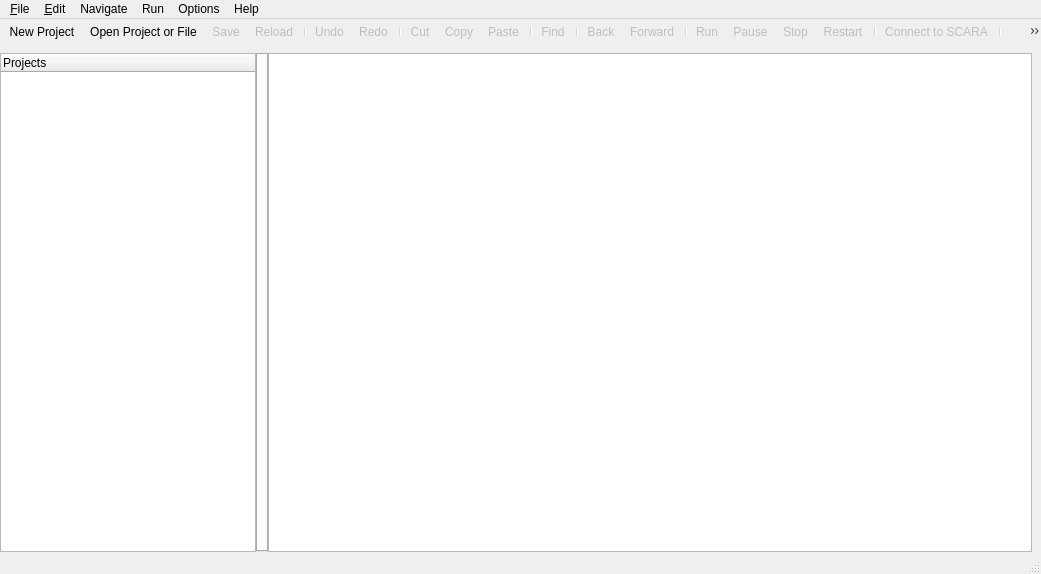
<?xml version="1.0" encoding="UTF-8"?>
<ui version="4.0">
 <class>MainWindow</class>
 <widget class="QMainWindow" name="MainWindow">
  <property name="geometry">
   <rect>
    <x>0</x>
    <y>0</y>
    <width>1041</width>
    <height>574</height>
   </rect>
  </property>
  <property name="windowTitle">
   <string>NWTR Robotics</string>
  </property>
  <widget class="QWidget" name="workspace">
   <property name="sizePolicy">
    <sizepolicy hsizetype="Preferred" vsizetype="Preferred">
     <horstretch>0</horstretch>
     <verstretch>0</verstretch>
    </sizepolicy>
   </property>
   <layout class="QGridLayout" name="gridLayout">
    <property name="leftMargin">
     <number>0</number>
    </property>
    <property name="bottomMargin">
     <number>0</number>
    </property>
    <item row="0" column="0">
     <layout class="QVBoxLayout" name="verticalLayout">
      <item>
       <widget class="QSplitter" name="splitter">
        <property name="orientation">
         <enum>Qt::Horizontal</enum>
        </property>
        <property name="handleWidth">
         <number>0</number>
        </property>
        <widget class="QTreeWidget" name="projectExplorer">
         <property name="minimumSize">
          <size>
           <width>100</width>
           <height>0</height>
          </size>
         </property>
         <property name="contextMenuPolicy">
          <enum>Qt::CustomContextMenu</enum>
         </property>
         <property name="styleSheet">
          <string notr="true"/>
         </property>
         <property name="sortingEnabled">
          <bool>false</bool>
         </property>
         <property name="headerHidden">
          <bool>false</bool>
         </property>
         <attribute name="headerVisible">
          <bool>true</bool>
         </attribute>
         <column>
          <property name="text">
           <string notr="true">Projects</string>
          </property>
         </column>
        </widget>
        <widget class="QTabWidget" name="fileEditor">
         <property name="sizePolicy">
          <sizepolicy hsizetype="Expanding" vsizetype="Expanding">
           <horstretch>200</horstretch>
           <verstretch>0</verstretch>
          </sizepolicy>
         </property>
         <property name="contextMenuPolicy">
          <enum>Qt::CustomContextMenu</enum>
         </property>
         <property name="autoFillBackground">
          <bool>false</bool>
         </property>
         <property name="styleSheet">
          <string notr="true">border: 0px solid rgb(41, 43, 45);</string>
         </property>
         <property name="tabShape">
          <enum>QTabWidget::Rounded</enum>
         </property>
         <property name="currentIndex">
          <number>-1</number>
         </property>
         <property name="usesScrollButtons">
          <bool>false</bool>
         </property>
         <property name="documentMode">
          <bool>false</bool>
         </property>
         <property name="tabsClosable">
          <bool>true</bool>
         </property>
         <property name="movable">
          <bool>true</bool>
         </property>
         <property name="tabBarAutoHide">
          <bool>false</bool>
         </property>
        </widget>
        <widget class="QGraphicsView" name="graphicsView">
         <property name="sizePolicy">
          <sizepolicy hsizetype="Expanding" vsizetype="Expanding">
           <horstretch>200</horstretch>
           <verstretch>0</verstretch>
          </sizepolicy>
         </property>
         <property name="contextMenuPolicy">
          <enum>Qt::NoContextMenu</enum>
         </property>
        </widget>
       </widget>
      </item>
     </layout>
    </item>
   </layout>
  </widget>
  <widget class="QMenuBar" name="menubar">
   <property name="geometry">
    <rect>
     <x>0</x>
     <y>0</y>
     <width>1041</width>
     <height>21</height>
    </rect>
   </property>
   <property name="contextMenuPolicy">
    <enum>Qt::PreventContextMenu</enum>
   </property>
   <property name="autoFillBackground">
    <bool>false</bool>
   </property>
   <property name="styleSheet">
    <string notr="true"/>
   </property>
   <property name="defaultUp">
    <bool>false</bool>
   </property>
   <property name="nativeMenuBar">
    <bool>false</bool>
   </property>
   <widget class="QMenu" name="menuFile">
    <property name="styleSheet">
     <string notr="true"/>
    </property>
    <property name="title">
     <string>&amp;File</string>
    </property>
    <addaction name="actionNew_Project"/>
    <addaction name="actionOpen_Project_or_File"/>
    <addaction name="actionReload"/>
    <addaction name="actionRecent_Files"/>
    <addaction name="actionRecent_Projects"/>
    <addaction name="separator"/>
    <addaction name="actionSave"/>
    <addaction name="actionSave_as"/>
    <addaction name="actionSaveAll"/>
    <addaction name="actionCloseAllFiles"/>
    <addaction name="separator"/>
    <addaction name="actionCloseAllProjects"/>
    <addaction name="separator"/>
    <addaction name="actionExit"/>
   </widget>
   <widget class="QMenu" name="menu_Edit">
    <property name="title">
     <string>&amp;Edit</string>
    </property>
    <addaction name="actionUndo"/>
    <addaction name="actionRedo"/>
    <addaction name="separator"/>
    <addaction name="actionCut"/>
    <addaction name="actionCopy"/>
    <addaction name="actionPaste"/>
    <addaction name="separator"/>
    <addaction name="actionSelect_All"/>
   </widget>
   <widget class="QMenu" name="menuNavigate">
    <property name="title">
     <string>Navigate</string>
    </property>
    <addaction name="actionBack"/>
    <addaction name="actionForward"/>
   </widget>
   <widget class="QMenu" name="menuRun">
    <property name="title">
     <string>Run</string>
    </property>
    <addaction name="actionRun"/>
    <addaction name="actionPause"/>
    <addaction name="actionStop"/>
    <addaction name="actionRestart"/>
    <addaction name="actionConnect_to_SCARA"/>
    <addaction name="actionSimulate"/>
   </widget>
   <widget class="QMenu" name="menuOptions">
    <property name="title">
     <string>Options</string>
    </property>
   </widget>
   <widget class="QMenu" name="menuHelp">
    <property name="title">
     <string>Help</string>
    </property>
   </widget>
   <addaction name="menuFile"/>
   <addaction name="menu_Edit"/>
   <addaction name="menuNavigate"/>
   <addaction name="menuRun"/>
   <addaction name="menuOptions"/>
   <addaction name="menuHelp"/>
  </widget>
  <widget class="QStatusBar" name="statusbar">
   <property name="whatsThis">
    <string/>
   </property>
   <property name="styleSheet">
    <string notr="true"/>
   </property>
  </widget>
  <widget class="QToolBar" name="toolBar">
   <property name="sizePolicy">
    <sizepolicy hsizetype="Preferred" vsizetype="Fixed">
     <horstretch>0</horstretch>
     <verstretch>0</verstretch>
    </sizepolicy>
   </property>
   <property name="windowTitle">
    <string>toolBar</string>
   </property>
   <property name="styleSheet">
    <string notr="true">border-top-color: rgb(0, 255, 0);</string>
   </property>
   <property name="movable">
    <bool>false</bool>
   </property>
   <attribute name="toolBarArea">
    <enum>TopToolBarArea</enum>
   </attribute>
   <attribute name="toolBarBreak">
    <bool>false</bool>
   </attribute>
   <addaction name="actionNew_Project"/>
   <addaction name="actionOpen_Project_or_File"/>
   <addaction name="actionSave"/>
   <addaction name="actionReload"/>
   <addaction name="separator"/>
   <addaction name="actionUndo"/>
   <addaction name="actionRedo"/>
   <addaction name="separator"/>
   <addaction name="actionCut"/>
   <addaction name="actionCopy"/>
   <addaction name="actionPaste"/>
   <addaction name="separator"/>
   <addaction name="actionFind"/>
   <addaction name="separator"/>
   <addaction name="actionBack"/>
   <addaction name="actionForward"/>
   <addaction name="separator"/>
   <addaction name="actionRun"/>
   <addaction name="actionPause"/>
   <addaction name="actionStop"/>
   <addaction name="actionRestart"/>
   <addaction name="separator"/>
   <addaction name="actionConnect_to_SCARA"/>
   <addaction name="separator"/>
   <addaction name="actionSimulate"/>
  </widget>
  <action name="actionExit">
   <property name="icon">
    <iconset resource="resource.qrc">
     <normaloff>:/new/icons/lc_quit.png</normaloff>:/new/icons/lc_quit.png</iconset>
   </property>
   <property name="text">
    <string>Exit</string>
   </property>
   <property name="shortcut">
    <string>Ctrl+Q</string>
   </property>
  </action>
  <action name="actionOpen_Project_or_File">
   <property name="icon">
    <iconset resource="resource.qrc">
     <normaloff>:/new/icons/lc_dbformopen.png</normaloff>:/new/icons/lc_dbformopen.png</iconset>
   </property>
   <property name="text">
    <string>Open Project or File</string>
   </property>
   <property name="shortcut">
    <string>Ctrl+O</string>
   </property>
  </action>
  <action name="actionNew_Project">
   <property name="icon">
    <iconset resource="resource.qrc">
     <normaloff>:/new/icons/lc_adddirect.png</normaloff>:/new/icons/lc_adddirect.png</iconset>
   </property>
   <property name="text">
    <string>New Project</string>
   </property>
   <property name="shortcut">
    <string>Ctrl+N</string>
   </property>
  </action>
  <action name="actionRecent_Projects">
   <property name="text">
    <string>Recent Projects</string>
   </property>
  </action>
  <action name="actionSaveAll">
   <property name="enabled">
    <bool>false</bool>
   </property>
   <property name="text">
    <string>Save All</string>
   </property>
   <property name="shortcut">
    <string>Ctrl+Shift+S</string>
   </property>
  </action>
  <action name="actionCloseAllFiles">
   <property name="enabled">
    <bool>false</bool>
   </property>
   <property name="text">
    <string>Close All Files</string>
   </property>
   <property name="shortcut">
    <string>Ctrl+Shift+W</string>
   </property>
  </action>
  <action name="actionSave">
   <property name="enabled">
    <bool>false</bool>
   </property>
   <property name="icon">
    <iconset resource="resource.qrc">
     <normaloff>:/new/icons/lc_save.png</normaloff>:/new/icons/lc_save.png</iconset>
   </property>
   <property name="text">
    <string>Save</string>
   </property>
   <property name="shortcut">
    <string>Ctrl+S</string>
   </property>
  </action>
  <action name="actionSave_as">
   <property name="enabled">
    <bool>false</bool>
   </property>
   <property name="icon">
    <iconset resource="resource.qrc">
     <normaloff>:/new/icons/lc_saveas.png</normaloff>:/new/icons/lc_saveas.png</iconset>
   </property>
   <property name="text">
    <string>Save as</string>
   </property>
  </action>
  <action name="actionRun">
   <property name="enabled">
    <bool>false</bool>
   </property>
   <property name="icon">
    <iconset resource="resource.qrc">
     <normaloff>:/new/icons/avl02049.png</normaloff>:/new/icons/avl02049.png</iconset>
   </property>
   <property name="text">
    <string>Run</string>
   </property>
   <property name="shortcut">
    <string>F5</string>
   </property>
  </action>
  <action name="actionPause">
   <property name="enabled">
    <bool>false</bool>
   </property>
   <property name="icon">
    <iconset resource="resource.qrc">
     <normaloff>:/new/icons/avl02050.png</normaloff>:/new/icons/avl02050.png</iconset>
   </property>
   <property name="text">
    <string>Pause</string>
   </property>
   <property name="shortcut">
    <string>F6</string>
   </property>
  </action>
  <action name="actionStop">
   <property name="enabled">
    <bool>false</bool>
   </property>
   <property name="icon">
    <iconset resource="resource.qrc">
     <normaloff>:/new/icons/avl02051.png</normaloff>:/new/icons/avl02051.png</iconset>
   </property>
   <property name="text">
    <string>Stop</string>
   </property>
   <property name="shortcut">
    <string>F7</string>
   </property>
  </action>
  <action name="actionRestart">
   <property name="enabled">
    <bool>false</bool>
   </property>
   <property name="icon">
    <iconset resource="resource.qrc">
     <normaloff>:/new/icons/avl02052.png</normaloff>:/new/icons/avl02052.png</iconset>
   </property>
   <property name="text">
    <string>Restart</string>
   </property>
   <property name="shortcut">
    <string>F8</string>
   </property>
  </action>
  <action name="actionUndo">
   <property name="enabled">
    <bool>false</bool>
   </property>
   <property name="icon">
    <iconset resource="resource.qrc">
     <normaloff>:/new/icons/lc_undo.png</normaloff>:/new/icons/lc_undo.png</iconset>
   </property>
   <property name="text">
    <string>Undo</string>
   </property>
   <property name="shortcut">
    <string>Ctrl+Z</string>
   </property>
  </action>
  <action name="actionRedo">
   <property name="enabled">
    <bool>false</bool>
   </property>
   <property name="icon">
    <iconset resource="resource.qrc">
     <normaloff>:/new/icons/lc_redo.png</normaloff>:/new/icons/lc_redo.png</iconset>
   </property>
   <property name="text">
    <string>Redo</string>
   </property>
   <property name="shortcut">
    <string>Ctrl+Y</string>
   </property>
  </action>
  <action name="actionReload">
   <property name="enabled">
    <bool>false</bool>
   </property>
   <property name="icon">
    <iconset resource="resource.qrc">
     <normaloff>:/new/icons/lc040.png</normaloff>:/new/icons/lc040.png</iconset>
   </property>
   <property name="text">
    <string>Reload</string>
   </property>
  </action>
  <action name="actionCut">
   <property name="enabled">
    <bool>false</bool>
   </property>
   <property name="icon">
    <iconset resource="resource.qrc">
     <normaloff>:/new/icons/lc_cut.png</normaloff>:/new/icons/lc_cut.png</iconset>
   </property>
   <property name="text">
    <string>Cut</string>
   </property>
   <property name="shortcut">
    <string>Ctrl+X</string>
   </property>
  </action>
  <action name="actionCopy">
   <property name="enabled">
    <bool>false</bool>
   </property>
   <property name="icon">
    <iconset resource="resource.qrc">
     <normaloff>:/new/icons/lc_copy.png</normaloff>:/new/icons/lc_copy.png</iconset>
   </property>
   <property name="text">
    <string>Copy</string>
   </property>
   <property name="shortcut">
    <string>Ctrl+C</string>
   </property>
  </action>
  <action name="actionPaste">
   <property name="enabled">
    <bool>false</bool>
   </property>
   <property name="icon">
    <iconset resource="resource.qrc">
     <normaloff>:/new/icons/lc_paste.png</normaloff>:/new/icons/lc_paste.png</iconset>
   </property>
   <property name="text">
    <string>Paste</string>
   </property>
   <property name="shortcut">
    <string>Ctrl+V</string>
   </property>
  </action>
  <action name="actionFind">
   <property name="enabled">
    <bool>false</bool>
   </property>
   <property name="icon">
    <iconset resource="resource.qrc">
     <normaloff>:/new/icons/lc05961.png</normaloff>:/new/icons/lc05961.png</iconset>
   </property>
   <property name="text">
    <string>Find</string>
   </property>
   <property name="shortcut">
    <string>Ctrl+F</string>
   </property>
  </action>
  <action name="actionBack">
   <property name="enabled">
    <bool>false</bool>
   </property>
   <property name="icon">
    <iconset resource="resource.qrc">
     <normaloff>:/new/icons/lc_navigateback.png</normaloff>:/new/icons/lc_navigateback.png</iconset>
   </property>
   <property name="text">
    <string>Back</string>
   </property>
   <property name="shortcut">
    <string>Alt+Left</string>
   </property>
  </action>
  <action name="actionForward">
   <property name="enabled">
    <bool>false</bool>
   </property>
   <property name="icon">
    <iconset resource="resource.qrc">
     <normaloff>:/new/icons/lc_navigateforward.png</normaloff>:/new/icons/lc_navigateforward.png</iconset>
   </property>
   <property name="text">
    <string>Forward</string>
   </property>
   <property name="shortcut">
    <string>Alt+Right</string>
   </property>
  </action>
  <action name="actionRecent_Files">
   <property name="text">
    <string>Recent Files</string>
   </property>
  </action>
  <action name="actionConnect_to_SCARA">
   <property name="enabled">
    <bool>false</bool>
   </property>
   <property name="icon">
    <iconset resource="resource.qrc">
     <normaloff>:/new/icons/lc_absoluterecord.png</normaloff>:/new/icons/lc_absoluterecord.png</iconset>
   </property>
   <property name="text">
    <string>Connect to SCARA</string>
   </property>
   <property name="shortcut">
    <string>F9</string>
   </property>
  </action>
  <action name="actionSimulate">
   <property name="enabled">
    <bool>false</bool>
   </property>
   <property name="icon">
    <iconset resource="resource.qrc">
     <normaloff>:/new/icons/lc_grafmode.png</normaloff>:/new/icons/lc_grafmode.png</iconset>
   </property>
   <property name="text">
    <string>Simulate</string>
   </property>
   <property name="shortcut">
    <string>F10</string>
   </property>
  </action>
  <action name="actionSelect_All">
   <property name="enabled">
    <bool>false</bool>
   </property>
   <property name="text">
    <string>Select All</string>
   </property>
   <property name="shortcut">
    <string>Ctrl+A</string>
   </property>
  </action>
  <action name="actionCloseAllProjects">
   <property name="enabled">
    <bool>false</bool>
   </property>
   <property name="text">
    <string>Class All Projects</string>
   </property>
  </action>
 </widget>
 <resources>
  <include location="resource.qrc"/>
 </resources>
 <connections/>
</ui>
